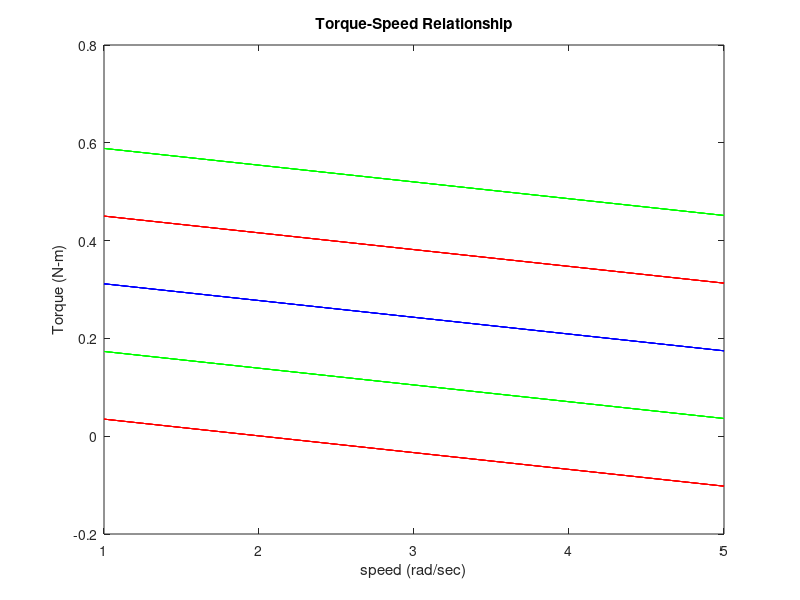

Write MATLAB code to recreate this figure.
w = linspace(1,5);
v = 1:2:9;
T = zeros(5);
for i = 1:1:5
    T = 0.0692*(1 - (0.4953*w));
    plot (w,T,'r');
    hold on;
end
for i = 1:1:5
    T = 0.0692*(3 - (0.4953*w));
    plot (w,T,'g');
    hold on;
end
for i = 1:1:5
    T = 0.0692*(5 - (0.4953*w));
    plot (w,T,'b')
    hold on;
end
for i = 1:1:5
    T = 0.0692*(7 - (0.4953*w));
    plot (w,T,'r');
    hold on;
end
for i = 1:1:5
    T = 0.0692*(9 - (0.4953*w));
    plot (w,T,'g');
    hold on;
end
xlabel('speed (rad/sec)','LineWidth',2);
ylabel('Torque (N-m)','LineWidth',2);
title('Torque-Speed Relationship','LineWidth',5);
